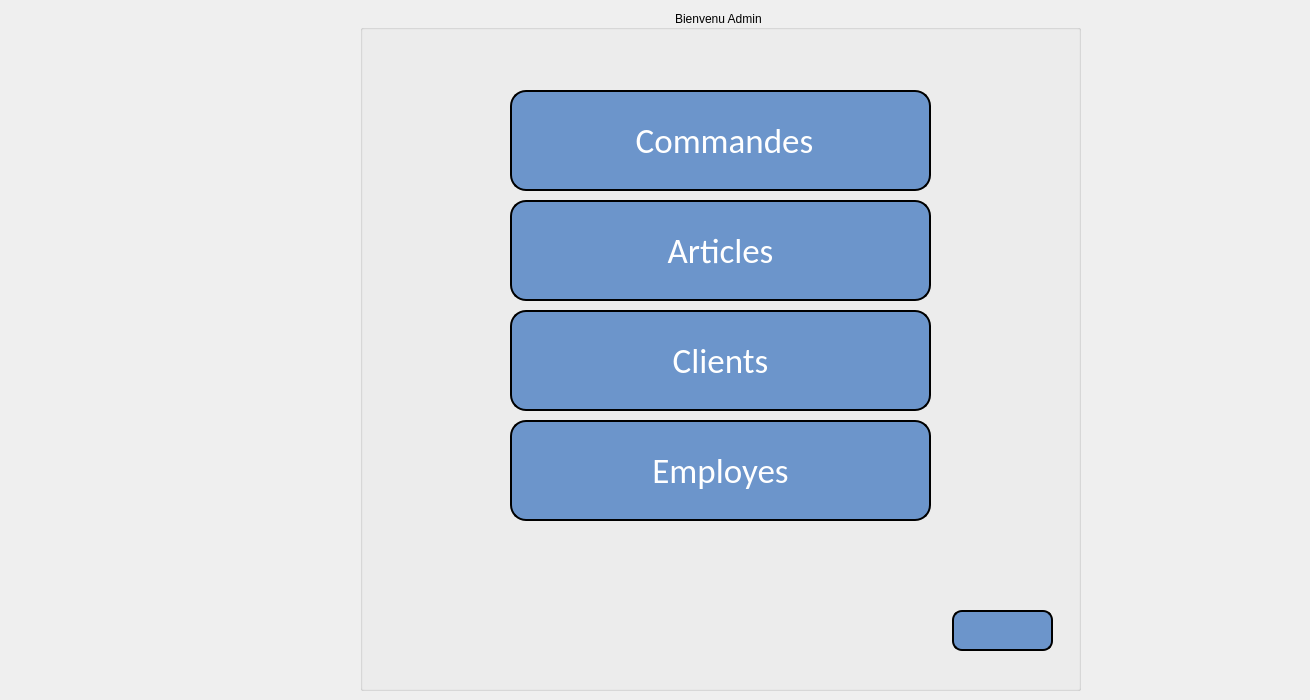
    <widget class="QWidget" name="page_2">
     <widget class="QLabel" name="label_5">
      <property name="geometry">
       <rect>
        <x>70</x>
        <y>0</y>
        <width>1211</width>
        <height>691</height>
       </rect>
      </property>
      <property name="text">
       <string/>
      </property>
      <property name="pixmap">
       <pixmap resource="resource.qrc">:/image/wt.jpg</pixmap>
      </property>
     </widget>
     <widget class="QGroupBox" name="groupBox_2">
      <property name="geometry">
       <rect>
        <x>360</x>
        <y>10</y>
        <width>721</width>
        <height>681</height>
       </rect>
      </property>
      <property name="styleSheet">
       <string notr="true">font: 75 20pt &quot;Script MT Bold&quot;;</string>
      </property>
      <property name="title">
       <string>Bienvenu Admin </string>
      </property>
      <property name="alignment">
       <set>Qt::AlignCenter</set>
      </property>
      <widget class="QPushButton" name="GestionCom_3">
       <property name="geometry">
        <rect>
         <x>150</x>
         <y>190</y>
         <width>421</width>
         <height>101</height>
        </rect>
       </property>
       <property name="styleSheet">
        <string notr="true"> border: 2px solid black;
font: italic 8pt &quot;Palace Script MT&quot;;
border-radius: 10px;
  color: white;
  padding: 25px;
  text-align: center;
  
font-family:calibri;
  display: inline-block;
  font-size: 35px;
 
  border-radius : 16px;
background-color:rgb(108, 149, 203)</string>
       </property>
       <property name="text">
        <string>Articles</string>
       </property>
       <property name="icon">
        <iconset resource="resource.qrc">
         <normaloff>:/image/icons8-vêtements-50.png</normaloff>:/image/icons8-vêtements-50.png</iconset>
       </property>
       <property name="iconSize">
        <size>
         <width>60</width>
         <height>60</height>
        </size>
       </property>
      </widget>
      <widget class="QPushButton" name="quitter_2">
       <property name="geometry">
        <rect>
         <x>592</x>
         <y>600</y>
         <width>101</width>
         <height>41</height>
        </rect>
       </property>
       <property name="styleSheet">
        <string notr="true"> border: 2px solid black;
border-radius: 10px;
  color: white;
  padding: 8px;
  text-align: center;
  
font-family:calibri;
  display: inline-block;
  font-size: 14px;
 
  border-radius : 10px;
background-color:rgb(108, 149, 203)</string>
       </property>
       <property name="text">
        <string/>
       </property>
       <property name="icon">
        <iconset resource="resource.qrc">
         <normaloff>:/image/icons8-log-out-64.png</normaloff>:/image/icons8-log-out-64.png</iconset>
       </property>
       <property name="iconSize">
        <size>
         <width>30</width>
         <height>30</height>
        </size>
       </property>
      </widget>
      <widget class="QPushButton" name="GestionCom_2">
       <property name="geometry">
        <rect>
         <x>150</x>
         <y>80</y>
         <width>421</width>
         <height>101</height>
        </rect>
       </property>
       <property name="styleSheet">
        <string notr="true"> border: 2px solid black;
font: italic 8pt &quot;Palace Script MT&quot;;
border-radius: 15px;
  color: white;
  padding: 30px;
  text-align: center;
  
font-family:calibri;
  display: inline-block;
  font-size: 35px;
 
  border-radius : 16px;
background-color:rgb(108, 149, 203)</string>
       </property>
       <property name="text">
        <string> Commandes</string>
       </property>
       <property name="icon">
        <iconset resource="resource.qrc">
         <normaloff>:/image/icons8-shopping-cart-64.png</normaloff>:/image/icons8-shopping-cart-64.png</iconset>
       </property>
       <property name="iconSize">
        <size>
         <width>60</width>
         <height>60</height>
        </size>
       </property>
      </widget>
      <widget class="QPushButton" name="GestionCom_4">
       <property name="geometry">
        <rect>
         <x>150</x>
         <y>300</y>
         <width>421</width>
         <height>101</height>
        </rect>
       </property>
       <property name="styleSheet">
        <string notr="true"> border: 2px solid black;
font: italic 8pt &quot;Palace Script MT&quot;;
border-radius: 10px;
  color: white;
  padding: 25px;
  text-align: center;
  
font-family:calibri;
  display: inline-block;
  font-size: 35px;
 
  border-radius : 16px;
background-color:rgb(108, 149, 203)</string>
       </property>
       <property name="text">
        <string>Clients</string>
       </property>
       <property name="icon">
        <iconset resource="resource.qrc">
         <normaloff>:/image/client.png</normaloff>:/image/client.png</iconset>
       </property>
       <property name="iconSize">
        <size>
         <width>60</width>
         <height>60</height>
        </size>
       </property>
      </widget>
      <widget class="QPushButton" name="GestionCom_8">
       <property name="geometry">
        <rect>
         <x>150</x>
         <y>410</y>
         <width>421</width>
         <height>101</height>
        </rect>
       </property>
       <property name="styleSheet">
        <string notr="true"> border: 2px solid black;
font: italic 8pt &quot;Palace Script MT&quot;;
border-radius: 10px;
  color: white;
  padding: 25px;
  text-align: center;
  
font-family:calibri;
  display: inline-block;
  font-size: 35px;
 
  border-radius : 16px;
background-color:rgb(108, 149, 203)</string>
       </property>
       <property name="text">
        <string>Employes</string>
       </property>
       <property name="icon">
        <iconset resource="resource.qrc">
         <normaloff>:/image/employes.png</normaloff>:/image/employes.png</iconset>
       </property>
       <property name="iconSize">
        <size>
         <width>60</width>
         <height>60</height>
        </size>
       </property>
      </widget>
     </widget>
     <widget class="QLabel" name="label_6">
      <property name="geometry">
       <rect>
        <x>1070</x>
        <y>20</y>
        <width>231</width>
        <height>221</height>
       </rect>
      </property>
      <property name="text">
       <string/>
      </property>
      <property name="pixmap">
       <pixmap resource="resource.qrc">:/image/Capture d’écran 2022-04-06 014158.png</pixmap>
      </property>
     </widget>
    </widget>
